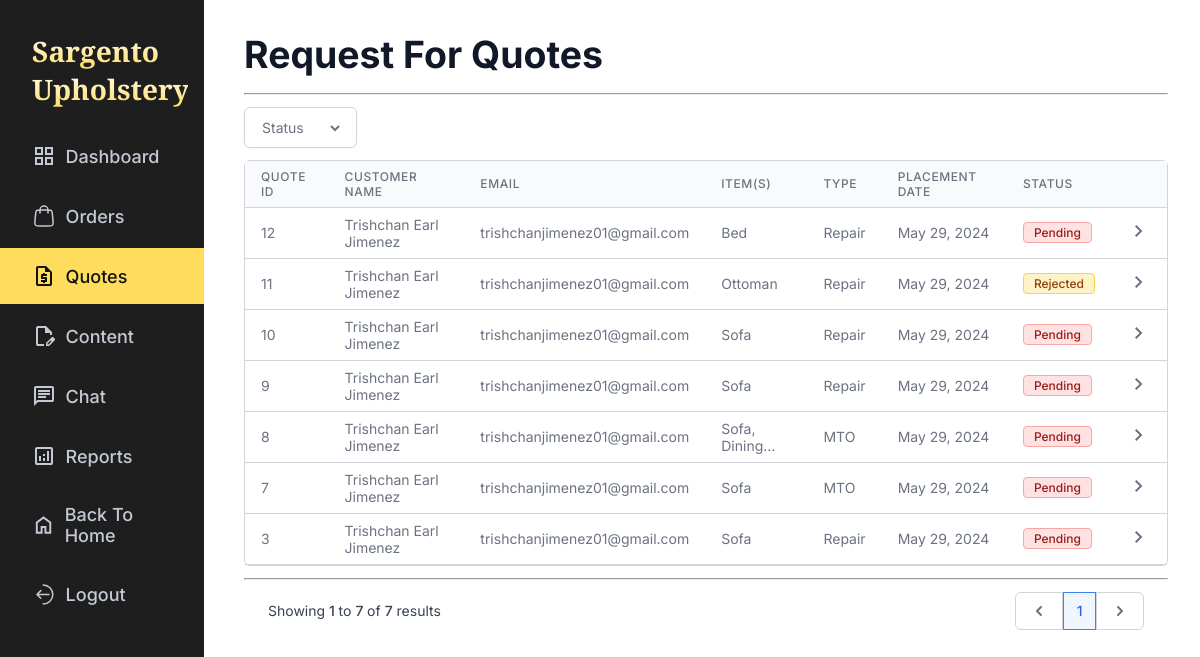
The page /admin/quotations.php (signed in) on the database its author committed.
### tables this page shows
CREATE TABLE `quotes` (
  `quote_id` int NOT NULL,
  `customer_id` int DEFAULT NULL,
  `service_type` enum('','repair','mto') DEFAULT NULL,
  `total_price` float DEFAULT NULL,
  `quote_status` enum('pending','approved','modified','rejected','accepted','cancelled') DEFAULT 'pending',
  `rejection_reason` text,
  `created_at` timestamp NULL DEFAULT CURRENT_TIMESTAMP,
  `updated_at` timestamp NULL DEFAULT CURRENT_TIMESTAMP ON UPDATE CURRENT_TIMESTAMP
);

CREATE TABLE `users` (
  `user_id` int NOT NULL,
  `name` varchar(255) DEFAULT NULL,
  `email` varchar(255) NOT NULL,
  `password` char(255) NOT NULL,
  `user_type` enum('customer','admin') NOT NULL,
  `contact_number` varchar(11) NOT NULL,
  `token_hash` varchar(255) DEFAULT NULL,
  `token_expiry` datetime DEFAULT NULL
);

### admin/quotations.php (the view, shortened to what this page needs)
<?php
    require '../database_connection.php';
    $status_filter = isset($_GET['quote-status']) ? $_GET['quote-status'] : 'default';
    $current_page = isset($_GET['page']) ? $_GET['page'] : 1;
    $quotationSql = "
        SELECT
            Q.quote_id,
            U.name,
            U.email,
            q.service_type AS type,
            GROUP_CONCAT(CONCAT(UPPER(SUBSTRING(I.furniture, 1, 1)), LOWER(SUBSTRING(I.furniture, 2))) SEPARATOR ', ') AS item,
            q.created_at AS placement_date,
            q.quote_status AS status
        FROM
            quotes Q
        JOIN
            users U ON U.user_id = Q.customer_id
        LEFT JOIN
            items I USING(quote_id)
        GROUP BY
            Q.quote_id
    ";
    if($status_filter !== 'default') {
        $quotationSql .= " HAVING status = :status_filter ";
    } else {
        $quotationSql .= "
            HAVING status = 'pending'
            OR status = 'approved'
            OR status = 'rejected'
            OR status = 'cancelled'
        ";
    }
    $quotationSql .= "
        ORDER BY Q.quote_id DESC
        LIMIT 10
        OFFSET :offset
    ";
    $stmt = $conn->prepare($quotationSql);
    $offset = ($current_page - 1) * 10;
    $stmt->bindParam(':offset', $offset, PDO::PARAM_INT);
    $stmt->execute();
    $quotations = $stmt->fetchAll(PDO::FETCH_ASSOC);
    $countSql = "
        SELECT
            COUNT(DISTINCT Q.quote_id) as total
        FROM
            quotes Q
    ";
    if($status_filter !== 'default') {
        $countSql .= " WHERE quote_status = :status_filter ";
    } else {
        $countSql .= "
            WHERE quote_status IN ('pending', 'approved', 'rejected', 'cancelled')
        ";
    }
    $countStmt = $conn->prepare($countSql);
    $countStmt->execute();
    $total_records = $countStmt->fetchColumn();
    $page_count = ceil($total_records / 10);
?>
<!DOCTYPE html>
<html lang="en">
<head>
    <link rel="stylesheet" href="../css/global.css">
    <link rel="stylesheet" href="../css/admin/quotations.css">
</head>
<body>
    <div class="orders">
        <?php require 'sidebar.php' ?>
        <div class="order-list">
            <p class="main-title">Request For Quotes</p>
            <hr class="divider">
            <form class="order-filters" method="get" action="">
                <div class="filter-type selector-container">
                    <select name="quote-status" id="" class="selector">
                        <option value="default">Status</option>
                    </select>
                </div>
            </form>
            <table class="order-table">
                <thead>
                    <tr>
                        <th>Quote Id</th>
                        <th>Customer Name</th>
                        <th>Email</th>
                        <th>Item(s)</th>
                        <th>Type</th>
                        <th>Placement Date</th>
                        <th>Status</th>
                        <th></th>
                    </tr>
                </thead>
                <tbody>
                    <?php
                        foreach($quotations AS $quote) {
                            $date = date('M d, Y', strtotime($quote['placement_date']));
                            $type = ($quote['type'] === "mto") ? "MTO" : "Repair";
                            $status = $quote['status'];
                            $status_text = ucfirst($status);
                            $item = ucwords($quote['item']);
                            if (strlen($item) > 12) {
                                $item = substr($item, 0, 12) . '...';
                                $item_display = "
                                    <span class='item-display'>
                                        {$quote['item']}
                                    </span>
                                ";
                            } else {
                                $item_display = "";
                            }
                            echo "
                            <tr data-id='{$quote['quote_id']}'>
                                <td>{$quote['quote_id']}</td>
                                <td>{$quote['name']}</td>
                                <td>{$quote['email']}</td>
                                <td class='item'>
                                    {$item}
                                    {$item_display}
                                </td>
                                <td>{$type}</td>
                                <td>{$date}</td>
                                <td class='prod-status status'>
                                    <span data-prod-status='{$status}'>{$status_text}</span>
                                </td>
                                <td class='chevron-right'>
                                    <a href='quotation_details.php?quote-id={$quote['quote_id']}'>
                                        <svg xmlns='http://www.w3.org/2000/svg' height='24px' viewBox='0 -960 960 960' width='24px' fill='#6B7280'><path d='M504-480 320-664l56-56 240 240-240 240-56-56 184-184Z'/></svg>
                                    </a>
                                </td>
                            </tr>
                            ";
                        }
                   ?>
                </tbody>
            </table>
            <hr class="divider">
            <div class="query-records">
                <div class="record-count">
                    Showing
                    <span>
                        <?php
                            if($total_records === 0) echo 0;
                            else echo (($current_page-1) * 10) + 1;
                        ?>
                    </span>
                    to
                    <span>
                    <?php
                        if($current_page * 10 > $total_records) echo $total_records;
                        else echo $current_page * 10;
                    ?>
                    </span> of <span><?= $total_records ?></span> results
                </div>
                <form class="pagination" method="get">
                    <button type="submit" name="page" value="<?php echo $current_page - 1 ?>" class="previous-page page-btn" <?php if($current_page === 1) echo "disabled"?>>
                    </button>
                    <?php
                        for ($i = $current_page, $firstPages = 0; $i <= $page_count; $i++, $firstPages++) {
                            if($firstPages < 3 || $page_count - $i < 3) {
                                $is_active_page = $current_page === $i ? 'active-page' : '';
                                $disabled = $current_page === $i ? 'disabled' : '';
                                echo "
                                    <button type='submit' name='page' value='{$i}' class='page-btn {$is_active_page}' {$disabled}>
                                        {$i}
                                    </button>
                                ";
                            }
                        }
                    ?>
                    <button type="submit" value="<?php echo $current_page + 1 ?>" name="page" class="next-page page-btn" <?php if($current_page === (int)$page_count) echo "disabled"?>>
                    </button>
                </form>
            </div>
        </div>
    </div>
</body>
</html>

### css/global.css (style rules this page uses)
:root { --fs-48: clamp(28px, 3.12vw, 48px); --fs-40: clamp(26px, 2.59vw, 40px); --fs-36: clamp(25px, 2.34vw, 36px); --fs-32: clamp(24px, 2.08vw, 32px); --fs-24: clamp(22px, 1.56vw, 24px); --fs-20: clamp(18px, 1.3vw, 20px); --fs-18: clamp(16px, 1.17vw, 18px); --fs-16: clamp(14px, 0.78vw, 16px); }
* { box-sizing: border-box; margin: 0; padding: 0; text-decoration: none; }
body { font-family: 'Playfair Display', sans-serif; }
.main-title { font-size: var(--fs-48); font-weight: bold; }

### css/admin/quotations.css (style rules this page uses)
.orders { display: flex; }
.order-list { padding-left: 2.5rem; padding-top: 2rem; padding-right: 2rem; width: 83%; }
.main-title { color: var(--gray-900, #111827); font-size: 1.5rem; font-weight: 600; margin-bottom: 1rem; }
.divider { background: var(--gray-300, #D1D5DB); color: #D1D5DB; height: 0.0625rem; align-self: stretch; }
.chevron-right { cursor: pointer; }
.prod-status, .payment-status { font-size: 0.75rem; font-weight: 500; }
.prod-status span, .payment-status span { display: none; }
.status span { display: inline-block; padding: 0.125rem 0.625rem; width: auto; border-radius: 0.25rem; text-align: center; font-size: 0.75rem; font-weight: 500; cursor: pointer; text-transform: capitalize; }
.status span[data-prod-status="pending"] { color: var(--red-800, #991B1B); border: 1px solid var(--red-300, #FCA5A5); background: var(--red-100, #FEE2E2); }
.status span[data-prod-status="rejected"] { color: var(--pink-800, #9D174D); border: 1px solid var(--pink-300, #F9A8D4); background: var(--pink-100, #FCE7F3); }
.status span[data-prod-status="rejected"] { color: var(--yellow-800, #92400E); border: 1px solid var(--yellow-300, #FCD34D); background: var(--yellow-100, #FEF3C7); }
.query-records { padding: 0.75rem 1.5rem; display: flex; justify-content: space-between; align-items: center; }
.record-count { color: var(--gray-700, #374151); font-size: 0.875rem; }
.record-count span { font-weight: 500; }
.pagination { display: flex; align-items: center; justify-content: center; }
.page-btn { display: flex; padding: 0.4rem 0.8rem; height: 2.375rem; cursor: pointer; justify-content: center; align-items: center; border: 1px solid var(--gray-300, #D1D5DB); background: var(--white, #FFF); outline: transparent; color: #6B7280; font-size: 0.875rem; font-weight: 500; }
.previous-page { border-radius: 0.375rem 0rem 0rem 0.375rem; }
.next-page { border-radius: 0rem 0.375rem 0.375rem 0rem; }
.active-page, .page-btn:hover:not(:disabled) { border: 1px solid var(--blue-500, #3B82F6) !important; background: var(--blue-50, #EFF6FF) !important; color: var(--blue-600, #2563EB) !important; }
.previous-page:disabled, .next-page:disabled { cursor: not-allowed; }
.order-filters { display: flex; margin: 0.75rem 0; gap: 1rem; }
.selector-container { padding: 0.5625rem 0.8125rem; border-radius: 0.375rem; border: 1px solid var(--gray-300, #D1D5DB); box-shadow: 0px 1px 2px 0px rgba(0, 0, 0, 0.05); }
.selector { color: #6B7280; font-size: 0.875rem; outline: transparent; border: transparent; background-color: #fff; }

### rows shown on the page
quotes: quote_id "12", customer.name "Trishchan Earl Jimenez", customer.email "trishchanjimenez01@gmail.com", item "Bed", service_type "Repair", created_at "May 29, 2024", quote_status "Pending"
quotes: quote_id "11", customer.name "Trishchan Earl Jimenez", customer.email "trishchanjimenez01@gmail.com", item "Ottoman", service_type "Repair", created_at "May 29, 2024", quote_status "Rejected"
quotes: quote_id "10", customer.name "Trishchan Earl Jimenez", customer.email "trishchanjimenez01@gmail.com", item "Sofa", service_type "Repair", created_at "May 29, 2024", quote_status "Pending"
quotes: quote_id "9", customer.name "Trishchan Earl Jimenez", customer.email "trishchanjimenez01@gmail.com", item "Sofa", service_type "Repair", created_at "May 29, 2024", quote_status "Pending"
quotes: quote_id "8", customer.name "Trishchan Earl Jimenez", customer.email "trishchanjimenez01@gmail.com", item "Sofa, Dining...", service_type "MTO", created_at "May 29, 2024", quote_status "Pending"
quotes: quote_id "7", customer.name "Trishchan Earl Jimenez", customer.email "trishchanjimenez01@gmail.com", item "Sofa", service_type "MTO", created_at "May 29, 2024", quote_status "Pending"
quotes: quote_id "3", customer.name "Trishchan Earl Jimenez", customer.email "trishchanjimenez01@gmail.com", item "Sofa", service_type "Repair", created_at "May 29, 2024", quote_status "Pending"

### other values the page prints
$total_records "7"
